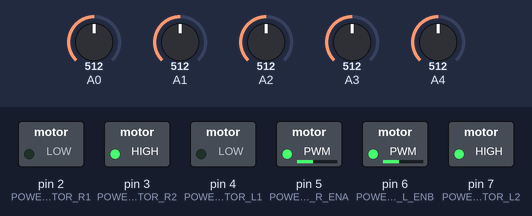
Recording of a sketch running on a simulated Arduino Uno, built for the host (arithmetic inside an expression is 32-bit, double 64-bit). On the bench: switched loads named in the sketch (green lamp = pin HIGH). Inputs (shaded band) come from the test bench; at power-on: A0 = 512, A1 = 512, A4 = 512, A2 = 512, A3 = 512. What the sketch prints to the serial monitor is not drawn.

Above: at 1.2 s.
1.3 s: A0 set to 539
2.8 s: A0 set to 568
At 3.8 s:
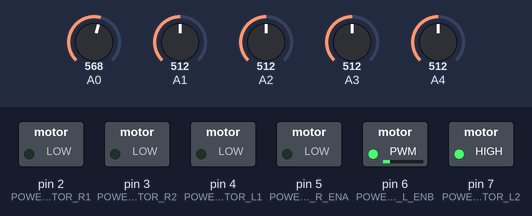
4.3 s: A1 set to 533
5.8 s: A1 set to 558
At 7.0 s:
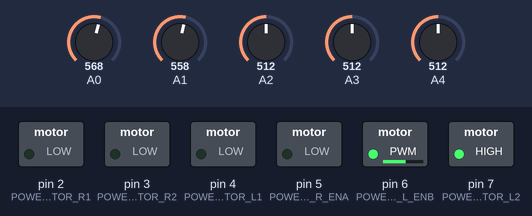
7.3 s: A4 set to 543
8.8 s: A4 set to 560
At 9.4 s:
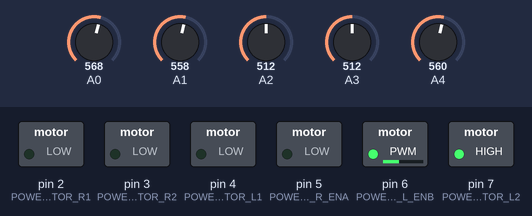
Timing chart, 0 to 11.3 s (numbered marks = the images above; inputs shaded):
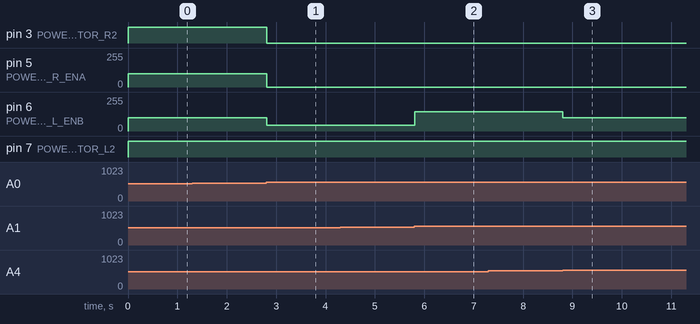

Measured:
- the behaviour switches between 550 and 551 on A0 (found by bisection; images 0 and 1)
- the behaviour switches between 550 and 551 on A1 (found by bisection; images 1 and 2)
- after the input at 2.8 s, pin 3 (POWERMOTOR_R2): HIGH → LOW at once; pin 5 (POWERMOTOR_R_ENA): 100/255 → 0/255 at once; pin 6 (POWERMOTOR_L_ENB): 100/255 → 44/255 at once
- after the input at 5.8 s, pin 6 (POWERMOTOR_L_ENB): 44/255 → 144/255 at once
- after the input at 8.8 s, pin 6 (POWERMOTOR_L_ENB): 144/255 → 100/255 at once

The sketch:

20230118.ino
```cpp
#define POWERMOTOR_R1 2
#define POWERMOTOR_R2 3
#define POWERMOTOR_R_ENA 5

#define POWERMOTOR_L1 4
#define POWERMOTOR_L2 7
#define POWERMOTOR_L_ENB 6

int line_sensor[5] = {0,0,0,0,0};
int sensor =1;
int sum = 1;

int read_line_sensor()
{
  int i;
  sum = 0;
  for(i = 0; i < 5; i++)
  {
    line_sensor[i] = analogRead(A0 + i);
   if(i==0) if(  line_sensor[i] > 550) sum = sum - 3;
   if(i==1) if(  line_sensor[i] > 550) sum = sum - 1;
   if(i==2) if(  line_sensor[i] > 550) sum = sum ;
   if(i==3) if(  line_sensor[i] > 550) sum = sum + 1;
   if(i==4) if(  line_sensor[i] > 550) sum = sum + 3;


  }
  Serial.println(" ");
  return sum;
}


void motor_control(int speed_l,int dir_l, int speed_r, int dir_r)
{
  if(dir_l ==1) // 전진
   {
     digitalWrite(POWERMOTOR_L1, HIGH);
     digitalWrite(POWERMOTOR_L2, LOW);
     analogWrite(POWERMOTOR_L_ENB, speed_l);
   }
   else if( dir_l == -1)//후진
   {
     digitalWrite(POWERMOTOR_L1, LOW);
     digitalWrite(POWERMOTOR_L2, HIGH);
     analogWrite(POWERMOTOR_L_ENB, speed_l);
   }
   else
   {
     digitalWrite(POWERMOTOR_L1, LOW);
     digitalWrite(POWERMOTOR_L2, LOW);
     analogWrite(POWERMOTOR_L_ENB, 0);
   }
   if(dir_r ==1) // 전진
   {
     digitalWrite(POWERMOTOR_R1, HIGH);
     digitalWrite(POWERMOTOR_R2, LOW);
     analogWrite(POWERMOTOR_R_ENA, speed_r);
   }
   else if( dir_r == -1)//후진
   {
     digitalWrite(POWERMOTOR_R1, LOW);
     digitalWrite(POWERMOTOR_R2, HIGH);
     analogWrite(POWERMOTOR_R_ENA, speed_r);
   }
   else
   {
     digitalWrite(POWERMOTOR_R1, LOW);
     digitalWrite(POWERMOTOR_R2, LOW);
     analogWrite(POWERMOTOR_R_ENA, 0);
   }
}
void setup() {
  // put your setup code here, to run once:
   Serial.begin(9600); //9600 속도로 통신을 시작 한다.

  pinMode(POWERMOTOR_R1, OUTPUT);
  pinMode(POWERMOTOR_R2,OUTPUT);
  pinMode(POWERMOTOR_R_ENA, OUTPUT);
  pinMode(POWERMOTOR_L1, OUTPUT);
  pinMode(POWERMOTOR_L2, OUTPUT);
  pinMode(POWERMOTOR_L_ENB, OUTPUT);
}

void loop() {
  // put your main code here, to run repeatedly:

  line_sensor[5];
  read_line_sensor();

  sensor = read_line_sensor();
  if(sensor < 0){
    motor_control(-sum * 100,-1,0,0);
  }
  else if(sensor > 0){
    motor_control(0,0,sum * 100,-1);
  }
  else{
     motor_control(100,-1,100,-1);
  }
}
```
